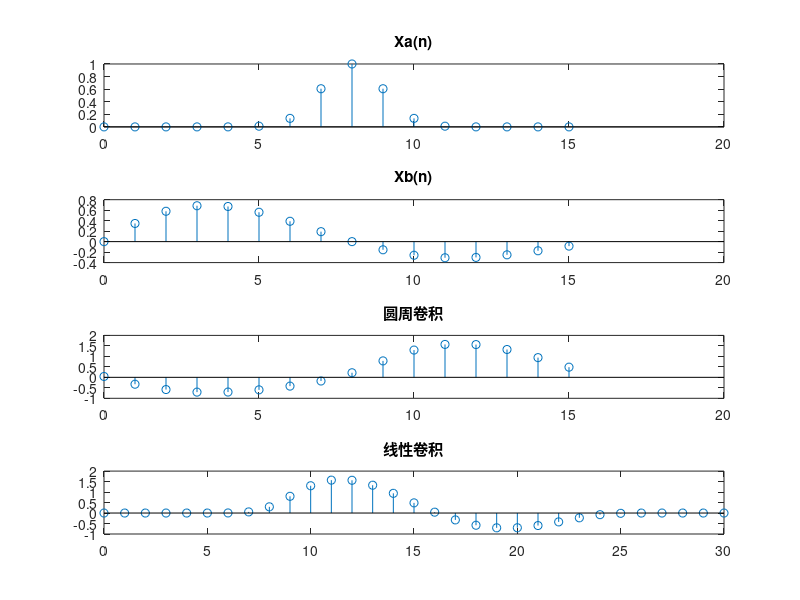

The MATLAB source for this figure:
n=0:1:15;

xan=exp(-(n-8).^2/2);
xbn=exp(-0.1*n).*sin(2*pi*0.0625*n);

subplot(4,1,1);stem(n,xan);title('Xa(n)');
subplot(4,1,2);stem(n,xbn);title('Xb(n)');

xak=fft(xan);xbk=fft(xbn);x1k=xak.*xbk;
x1n=ifft(x1k);
subplot(4,1,3);stem(n,x1n);title('圆周卷积');

x2n=conv(xan,xbn);
m=0:1:length(x2n)-1;
subplot(4,1,4);stem(m,x2n);title('线性卷积');